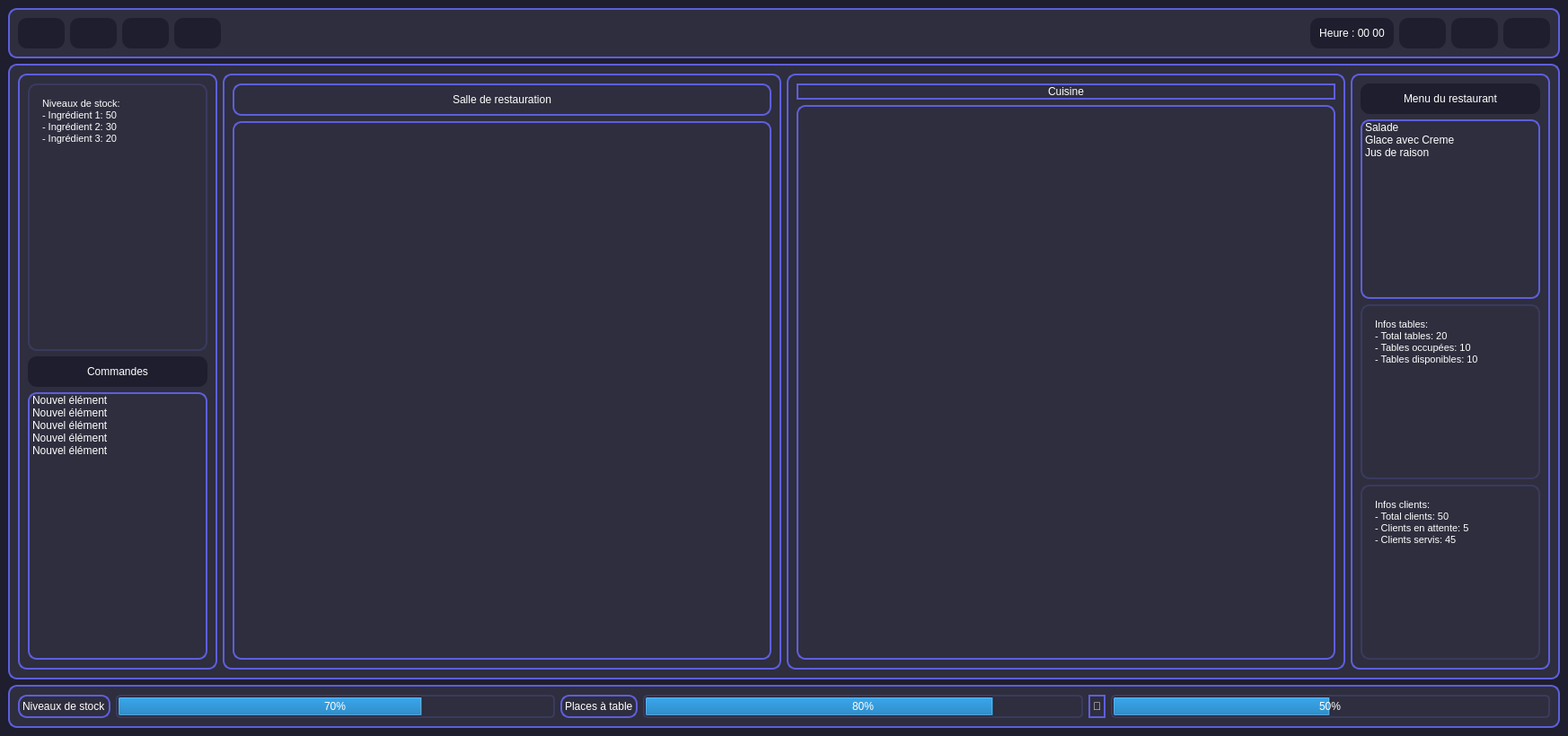
<?xml version="1.0" encoding="UTF-8"?>
<ui version="4.0">
 <class>MainWindow</class>
 <widget class="QMainWindow" name="MainWindow">
  <property name="geometry">
   <rect>
    <x>0</x>
    <y>0</y>
    <width>1746</width>
    <height>820</height>
   </rect>
  </property>
  <property name="windowTitle">
   <string>Projet</string>
  </property>
  <property name="styleSheet">
   <string notr="true">/* Background principal */
QWidget {
    background-color: #1e1e2e;
    color: #ffffff;
}

/* Boutons */
QPushButton {
    selection-color: red;
    border-radius: 10px;
    padding: 10px;
    color: white;
    font: bold 14px &quot;Segoe UI&quot;;
}

QPushButton:hover {
    background-color: #7366ff;  
    border-color: #8080ff;
 
}

QPushButton:pressed {
    background-color: #282850; 
}

/* Labels */
QLabel {
    font: bold 16px &quot;Segoe UI&quot;;
    color: #ffffff;
    background-color: transparent;
    text-align: center;
}

/* Frames */
QFrame {
    background-color: #2e2e3e;
    border: 2px solid #5e5edc;
    border-radius: 10px;
}

/* Progress Bars */
QProgressBar {
    border: 2px solid #3a3a5f;
    border-radius: 5px;
    background: #2e2e3e;
    text-align: center;
    color: white;
    font: bold 12px &quot;Segoe UI&quot;;
}

QProgressBar::chunk {
    width: 20px;
}

/* Text Browsers */
QTextBrowser {
    border: 2px solid #3a3a5f;
    border-radius: 10px;
    background-color: #2e2e3e;
    color: white;
    font: 12px &quot;Segoe UI&quot;;
    padding: 10px;
}
</string>
  </property>
  <widget class="QWidget" name="centralwidget">
   <layout class="QVBoxLayout" name="verticalLayout">
    <item>
     <widget class="QFrame" name="headerFrame">
      <property name="frameShape">
       <enum>QFrame::Shape::StyledPanel</enum>
      </property>
      <property name="frameShadow">
       <enum>QFrame::Shadow::Raised</enum>
      </property>
      <layout class="QHBoxLayout" name="horizontalLayout">
       <item>
        <widget class="QPushButton" name="stratButton">
         <property name="text">
          <string/>
         </property>
         <property name="icon">
          <iconset resource="ressources.qrc">
           <normaloff>:/build/Desktop_Qt_MinGW_64_bit_31ccaa-Release/release/img/jouer.png</normaloff>:/build/Desktop_Qt_MinGW_64_bit_31ccaa-Release/release/img/jouer.png</iconset>
         </property>
         <property name="iconSize">
          <size>
           <width>32</width>
           <height>32</height>
          </size>
         </property>
        </widget>
       </item>
       <item>
        <widget class="QPushButton" name="pauseButton">
         <property name="text">
          <string/>
         </property>
         <property name="icon">
          <iconset resource="ressources.qrc">
           <normaloff>:/build/Desktop_Qt_MinGW_64_bit_31ccaa-Release/release/img/pause.png</normaloff>:/build/Desktop_Qt_MinGW_64_bit_31ccaa-Release/release/img/pause.png</iconset>
         </property>
         <property name="iconSize">
          <size>
           <width>32</width>
           <height>32</height>
          </size>
         </property>
        </widget>
       </item>
       <item>
        <widget class="QPushButton" name="stopButton">
         <property name="text">
          <string/>
         </property>
         <property name="icon">
          <iconset resource="ressources.qrc">
           <normaloff>:/build/Desktop_Qt_MinGW_64_bit_31ccaa-Release/release/img/bouton-darret.png</normaloff>:/build/Desktop_Qt_MinGW_64_bit_31ccaa-Release/release/img/bouton-darret.png</iconset>
         </property>
         <property name="iconSize">
          <size>
           <width>32</width>
           <height>32</height>
          </size>
         </property>
        </widget>
       </item>
       <item>
        <widget class="QPushButton" name="accelButton">
         <property name="text">
          <string/>
         </property>
         <property name="icon">
          <iconset resource="ressources.qrc">
           <normaloff>:/build/Desktop_Qt_MinGW_64_bit_31ccaa-Release/release/img/avance-rapide.png</normaloff>:/build/Desktop_Qt_MinGW_64_bit_31ccaa-Release/release/img/avance-rapide.png</iconset>
         </property>
         <property name="iconSize">
          <size>
           <width>32</width>
           <height>32</height>
          </size>
         </property>
        </widget>
       </item>
       <item>
        <spacer name="horizontalSpacer">
         <property name="orientation">
          <enum>Qt::Orientation::Horizontal</enum>
         </property>
         <property name="sizeHint" stdset="0">
          <size>
           <width>40</width>
           <height>20</height>
          </size>
         </property>
        </spacer>
       </item>
       <item>
        <widget class="QPushButton" name="timeButton">
         <property name="text">
          <string>Heure : 00 00</string>
         </property>
        </widget>
       </item>
       <item>
        <widget class="QPushButton" name="alertButton">
         <property name="text">
          <string/>
         </property>
         <property name="icon">
          <iconset resource="ressources.qrc">
           <normaloff>:/build/Desktop_Qt_MinGW_64_bit_31ccaa-Release/release/img/exclamation.png</normaloff>:/build/Desktop_Qt_MinGW_64_bit_31ccaa-Release/release/img/exclamation.png</iconset>
         </property>
         <property name="iconSize">
          <size>
           <width>32</width>
           <height>32</height>
          </size>
         </property>
        </widget>
       </item>
       <item>
        <widget class="QPushButton" name="livraisonButton">
         <property name="text">
          <string/>
         </property>
         <property name="icon">
          <iconset resource="ressources.qrc">
           <normaloff>:/build/Desktop_Qt_MinGW_64_bit_31ccaa-Release/release/img/inventaire (1).png</normaloff>:/build/Desktop_Qt_MinGW_64_bit_31ccaa-Release/release/img/inventaire (1).png</iconset>
         </property>
         <property name="iconSize">
          <size>
           <width>32</width>
           <height>32</height>
          </size>
         </property>
        </widget>
       </item>
       <item>
        <widget class="QPushButton" name="paramButton">
         <property name="text">
          <string/>
         </property>
         <property name="icon">
          <iconset resource="ressources.qrc">
           <normaloff>:/build/Desktop_Qt_MinGW_64_bit_31ccaa-Release/release/img/parametres.png</normaloff>:/build/Desktop_Qt_MinGW_64_bit_31ccaa-Release/release/img/parametres.png</iconset>
         </property>
         <property name="iconSize">
          <size>
           <width>32</width>
           <height>32</height>
          </size>
         </property>
        </widget>
       </item>
      </layout>
     </widget>
    </item>
    <item>
     <widget class="QFrame" name="mainFrame">
      <property name="frameShape">
       <enum>QFrame::Shape::StyledPanel</enum>
      </property>
      <property name="frameShadow">
       <enum>QFrame::Shadow::Raised</enum>
      </property>
      <layout class="QHBoxLayout" name="horizontalLayout_2">
       <item>
        <widget class="QFrame" name="leftActionButtonsFrame">
         <property name="frameShape">
          <enum>QFrame::Shape::StyledPanel</enum>
         </property>
         <property name="frameShadow">
          <enum>QFrame::Shadow::Raised</enum>
         </property>
         <layout class="QVBoxLayout" name="verticalLayout_4">
          <item>
           <widget class="QTextBrowser" name="stockInfoTextBrowser">
            <property name="minimumSize">
             <size>
              <width>200</width>
              <height>90</height>
             </size>
            </property>
            <property name="styleSheet">
             <string notr="true"/>
            </property>
            <property name="html">
             <string>&lt;!DOCTYPE HTML PUBLIC &quot;-//W3C//DTD HTML 4.0//EN&quot; &quot;http://www.w3.org/TR/REC-html40/strict.dtd&quot;&gt;
&lt;html&gt;&lt;head&gt;&lt;meta name=&quot;qrichtext&quot; content=&quot;1&quot; /&gt;&lt;meta charset=&quot;utf-8&quot; /&gt;&lt;style type=&quot;text/css&quot;&gt;
p, li { white-space: pre-wrap; }
hr { height: 1px; border-width: 0; }
li.unchecked::marker { content: &quot;\2610&quot;; }
li.checked::marker { content: &quot;\2612&quot;; }
&lt;/style&gt;&lt;/head&gt;&lt;body style=&quot; font-family:'Segoe UI'; font-size:12px; font-weight:400; font-style:normal;&quot;&gt;
&lt;p style=&quot; margin-top:0px; margin-bottom:0px; margin-left:0px; margin-right:0px; -qt-block-indent:0; text-indent:0px;&quot;&gt;&lt;span style=&quot; font-family:'MS Shell Dlg 2'; font-size:8.25pt;&quot;&gt;Niveaux de stock:&lt;/span&gt;&lt;/p&gt;
&lt;p style=&quot; margin-top:0px; margin-bottom:0px; margin-left:0px; margin-right:0px; -qt-block-indent:0; text-indent:0px;&quot;&gt;&lt;span style=&quot; font-family:'MS Shell Dlg 2'; font-size:8.25pt;&quot;&gt;- Ingrédient 1: 50&lt;/span&gt;&lt;/p&gt;
&lt;p style=&quot; margin-top:0px; margin-bottom:0px; margin-left:0px; margin-right:0px; -qt-block-indent:0; text-indent:0px;&quot;&gt;&lt;span style=&quot; font-family:'MS Shell Dlg 2'; font-size:8.25pt;&quot;&gt;- Ingrédient 2: 30&lt;/span&gt;&lt;/p&gt;
&lt;p style=&quot; margin-top:0px; margin-bottom:0px; margin-left:0px; margin-right:0px; -qt-block-indent:0; text-indent:0px;&quot;&gt;&lt;span style=&quot; font-family:'MS Shell Dlg 2'; font-size:8.25pt;&quot;&gt;- Ingrédient 3: 20&lt;/span&gt;&lt;/p&gt;&lt;/body&gt;&lt;/html&gt;</string>
            </property>
           </widget>
          </item>
          <item>
           <widget class="QPushButton" name="pushButton">
            <property name="text">
             <string>Commandes</string>
            </property>
           </widget>
          </item>
          <item>
           <widget class="QListWidget" name="orderList">
            <item>
             <property name="text">
              <string>Nouvel élément</string>
             </property>
            </item>
            <item>
             <property name="text">
              <string>Nouvel élément</string>
             </property>
            </item>
            <item>
             <property name="text">
              <string>Nouvel élément</string>
             </property>
            </item>
            <item>
             <property name="text">
              <string>Nouvel élément</string>
             </property>
            </item>
            <item>
             <property name="text">
              <string>Nouvel élément</string>
             </property>
            </item>
           </widget>
          </item>
         </layout>
        </widget>
       </item>
       <item>
        <widget class="QFrame" name="diningAreaFrame">
         <property name="frameShape">
          <enum>QFrame::Shape::StyledPanel</enum>
         </property>
         <property name="frameShadow">
          <enum>QFrame::Shadow::Raised</enum>
         </property>
         <layout class="QVBoxLayout" name="verticalLayout_2">
          <item>
           <widget class="QLabel" name="diningAreaLabel">
            <property name="text">
             <string>Salle de restauration</string>
            </property>
            <property name="alignment">
             <set>Qt::AlignmentFlag::AlignCenter</set>
            </property>
           </widget>
          </item>
          <item>
           <widget class="QGraphicsView" name="diningAreaView">
            <property name="sizePolicy">
             <sizepolicy hsizetype="Fixed" vsizetype="Fixed">
              <horstretch>0</horstretch>
              <verstretch>0</verstretch>
             </sizepolicy>
            </property>
            <property name="minimumSize">
             <size>
              <width>600</width>
              <height>600</height>
             </size>
            </property>
            <property name="maximumSize">
             <size>
              <width>600</width>
              <height>600</height>
             </size>
            </property>
            <property name="styleSheet">
             <string notr="true">QGraphicsView {
    background-image: url(:/build/Desktop_Qt_MinGW_64_bit_31ccaa-Release/release/img/sol.png);
    background-repeat: no-repeat;
    background-position: center;
}</string>
            </property>
            <property name="verticalScrollBarPolicy">
             <enum>Qt::ScrollBarPolicy::ScrollBarAlwaysOff</enum>
            </property>
            <property name="horizontalScrollBarPolicy">
             <enum>Qt::ScrollBarPolicy::ScrollBarAlwaysOff</enum>
            </property>
            <property name="backgroundBrush">
             <brush brushstyle="NoBrush">
              <color alpha="255">
               <red>255</red>
               <green>255</green>
               <blue>255</blue>
              </color>
             </brush>
            </property>
           </widget>
          </item>
         </layout>
         <zorder>diningAreaView</zorder>
         <zorder>diningAreaLabel</zorder>
        </widget>
       </item>
       <item>
        <widget class="QFrame" name="kitchenAreaFrame">
         <property name="frameShape">
          <enum>QFrame::Shape::StyledPanel</enum>
         </property>
         <property name="frameShadow">
          <enum>QFrame::Shadow::Raised</enum>
         </property>
         <layout class="QVBoxLayout" name="verticalLayout_3">
          <item>
           <widget class="QLabel" name="kitchenAreaLabel">
            <property name="text">
             <string>Cuisine</string>
            </property>
            <property name="alignment">
             <set>Qt::AlignmentFlag::AlignCenter</set>
            </property>
           </widget>
          </item>
          <item>
           <widget class="QGraphicsView" name="kitchenAreaView">
            <property name="minimumSize">
             <size>
              <width>600</width>
              <height>600</height>
             </size>
            </property>
            <property name="styleSheet">
             <string notr="true">QGraphicsView {
    background-image: url(:/build/Desktop_Qt_MinGW_64_bit_31ccaa-Release/release/img/sol.png);
    background-repeat: no-repeat;
    background-position: center;
}</string>
            </property>
            <property name="verticalScrollBarPolicy">
             <enum>Qt::ScrollBarPolicy::ScrollBarAlwaysOff</enum>
            </property>
            <property name="horizontalScrollBarPolicy">
             <enum>Qt::ScrollBarPolicy::ScrollBarAlwaysOff</enum>
            </property>
           </widget>
          </item>
         </layout>
         <zorder>kitchenAreaView</zorder>
         <zorder>kitchenAreaLabel</zorder>
        </widget>
       </item>
       <item>
        <widget class="QFrame" name="rightInfoFrame">
         <property name="frameShape">
          <enum>QFrame::Shape::StyledPanel</enum>
         </property>
         <property name="frameShadow">
          <enum>QFrame::Shadow::Raised</enum>
         </property>
         <layout class="QVBoxLayout" name="verticalLayout_5">
          <item>
           <widget class="QPushButton" name="customerMoodButton">
            <property name="text">
             <string>Menu du restaurant</string>
            </property>
           </widget>
          </item>
          <item>
           <widget class="QListWidget" name="menuListWidget">
            <property name="minimumSize">
             <size>
              <width>200</width>
              <height>200</height>
             </size>
            </property>
            <item>
             <property name="text">
              <string>Salade</string>
             </property>
            </item>
            <item>
             <property name="text">
              <string>Glace avec Creme</string>
             </property>
            </item>
            <item>
             <property name="text">
              <string>Jus de raison</string>
             </property>
            </item>
           </widget>
          </item>
          <item>
           <widget class="QTextBrowser" name="tableInfoTextBrowser">
            <property name="minimumSize">
             <size>
              <width>200</width>
              <height>100</height>
             </size>
            </property>
            <property name="html">
             <string>&lt;!DOCTYPE HTML PUBLIC &quot;-//W3C//DTD HTML 4.0//EN&quot; &quot;http://www.w3.org/TR/REC-html40/strict.dtd&quot;&gt;
&lt;html&gt;&lt;head&gt;&lt;meta name=&quot;qrichtext&quot; content=&quot;1&quot; /&gt;&lt;meta charset=&quot;utf-8&quot; /&gt;&lt;style type=&quot;text/css&quot;&gt;
p, li { white-space: pre-wrap; }
hr { height: 1px; border-width: 0; }
li.unchecked::marker { content: &quot;\2610&quot;; }
li.checked::marker { content: &quot;\2612&quot;; }
&lt;/style&gt;&lt;/head&gt;&lt;body style=&quot; font-family:'Segoe UI'; font-size:12px; font-weight:400; font-style:normal;&quot;&gt;
&lt;p style=&quot; margin-top:0px; margin-bottom:0px; margin-left:0px; margin-right:0px; -qt-block-indent:0; text-indent:0px;&quot;&gt;&lt;span style=&quot; font-family:'MS Shell Dlg 2'; font-size:8.25pt;&quot;&gt;Infos tables:&lt;/span&gt;&lt;/p&gt;
&lt;p style=&quot; margin-top:0px; margin-bottom:0px; margin-left:0px; margin-right:0px; -qt-block-indent:0; text-indent:0px;&quot;&gt;&lt;span style=&quot; font-family:'MS Shell Dlg 2'; font-size:8.25pt;&quot;&gt;- Total tables: 20&lt;/span&gt;&lt;/p&gt;
&lt;p style=&quot; margin-top:0px; margin-bottom:0px; margin-left:0px; margin-right:0px; -qt-block-indent:0; text-indent:0px;&quot;&gt;&lt;span style=&quot; font-family:'MS Shell Dlg 2'; font-size:8.25pt;&quot;&gt;- Tables occupées: 10&lt;/span&gt;&lt;/p&gt;
&lt;p style=&quot; margin-top:0px; margin-bottom:0px; margin-left:0px; margin-right:0px; -qt-block-indent:0; text-indent:0px;&quot;&gt;&lt;span style=&quot; font-family:'MS Shell Dlg 2'; font-size:8.25pt;&quot;&gt;- Tables disponibles: 10&lt;/span&gt;&lt;/p&gt;&lt;/body&gt;&lt;/html&gt;</string>
            </property>
           </widget>
          </item>
          <item>
           <widget class="QTextBrowser" name="customerInfoTextBrowser">
            <property name="minimumSize">
             <size>
              <width>200</width>
              <height>100</height>
             </size>
            </property>
            <property name="html">
             <string>&lt;!DOCTYPE HTML PUBLIC &quot;-//W3C//DTD HTML 4.0//EN&quot; &quot;http://www.w3.org/TR/REC-html40/strict.dtd&quot;&gt;
&lt;html&gt;&lt;head&gt;&lt;meta name=&quot;qrichtext&quot; content=&quot;1&quot; /&gt;&lt;meta charset=&quot;utf-8&quot; /&gt;&lt;style type=&quot;text/css&quot;&gt;
p, li { white-space: pre-wrap; }
hr { height: 1px; border-width: 0; }
li.unchecked::marker { content: &quot;\2610&quot;; }
li.checked::marker { content: &quot;\2612&quot;; }
&lt;/style&gt;&lt;/head&gt;&lt;body style=&quot; font-family:'Segoe UI'; font-size:12px; font-weight:400; font-style:normal;&quot;&gt;
&lt;p style=&quot; margin-top:0px; margin-bottom:0px; margin-left:0px; margin-right:0px; -qt-block-indent:0; text-indent:0px;&quot;&gt;&lt;span style=&quot; font-family:'MS Shell Dlg 2'; font-size:8.25pt;&quot;&gt;Infos clients:&lt;/span&gt;&lt;/p&gt;
&lt;p style=&quot; margin-top:0px; margin-bottom:0px; margin-left:0px; margin-right:0px; -qt-block-indent:0; text-indent:0px;&quot;&gt;&lt;span style=&quot; font-family:'MS Shell Dlg 2'; font-size:8.25pt;&quot;&gt;- Total clients: 50&lt;/span&gt;&lt;/p&gt;
&lt;p style=&quot; margin-top:0px; margin-bottom:0px; margin-left:0px; margin-right:0px; -qt-block-indent:0; text-indent:0px;&quot;&gt;&lt;span style=&quot; font-family:'MS Shell Dlg 2'; font-size:8.25pt;&quot;&gt;- Clients en attente: 5&lt;/span&gt;&lt;/p&gt;
&lt;p style=&quot; margin-top:0px; margin-bottom:0px; margin-left:0px; margin-right:0px; -qt-block-indent:0; text-indent:0px;&quot;&gt;&lt;span style=&quot; font-family:'MS Shell Dlg 2'; font-size:8.25pt;&quot;&gt;- Clients servis: 45&lt;/span&gt;&lt;/p&gt;&lt;/body&gt;&lt;/html&gt;</string>
            </property>
           </widget>
          </item>
         </layout>
        </widget>
       </item>
      </layout>
     </widget>
    </item>
    <item>
     <widget class="QFrame" name="dashboardFrame">
      <property name="frameShape">
       <enum>QFrame::Shape::StyledPanel</enum>
      </property>
      <property name="frameShadow">
       <enum>QFrame::Shadow::Raised</enum>
      </property>
      <layout class="QHBoxLayout" name="horizontalLayout_3">
       <item>
        <widget class="QLabel" name="stockLevelsLabel">
         <property name="text">
          <string>Niveaux de stock</string>
         </property>
        </widget>
       </item>
       <item>
        <widget class="QProgressBar" name="stockLevelsProgressBar">
         <property name="value">
          <number>70</number>
         </property>
        </widget>
       </item>
       <item>
        <widget class="QLabel" name="tableSeatsLabel">
         <property name="text">
          <string>Places à table</string>
         </property>
        </widget>
       </item>
       <item>
        <widget class="QProgressBar" name="tableSeatsProgressBar">
         <property name="value">
          <number>80</number>
         </property>
        </widget>
       </item>
       <item>
        <widget class="QLabel" name="clientMoodLabel">
         <property name="text">
          <string>🙂</string>
         </property>
        </widget>
       </item>
       <item>
        <widget class="QProgressBar" name="clientMoodProgressBar">
         <property name="value">
          <number>50</number>
         </property>
        </widget>
       </item>
      </layout>
     </widget>
    </item>
   </layout>
  </widget>
 </widget>
 <resources>
  <include location="ressources.qrc"/>
 </resources>
 <connections/>
</ui>
